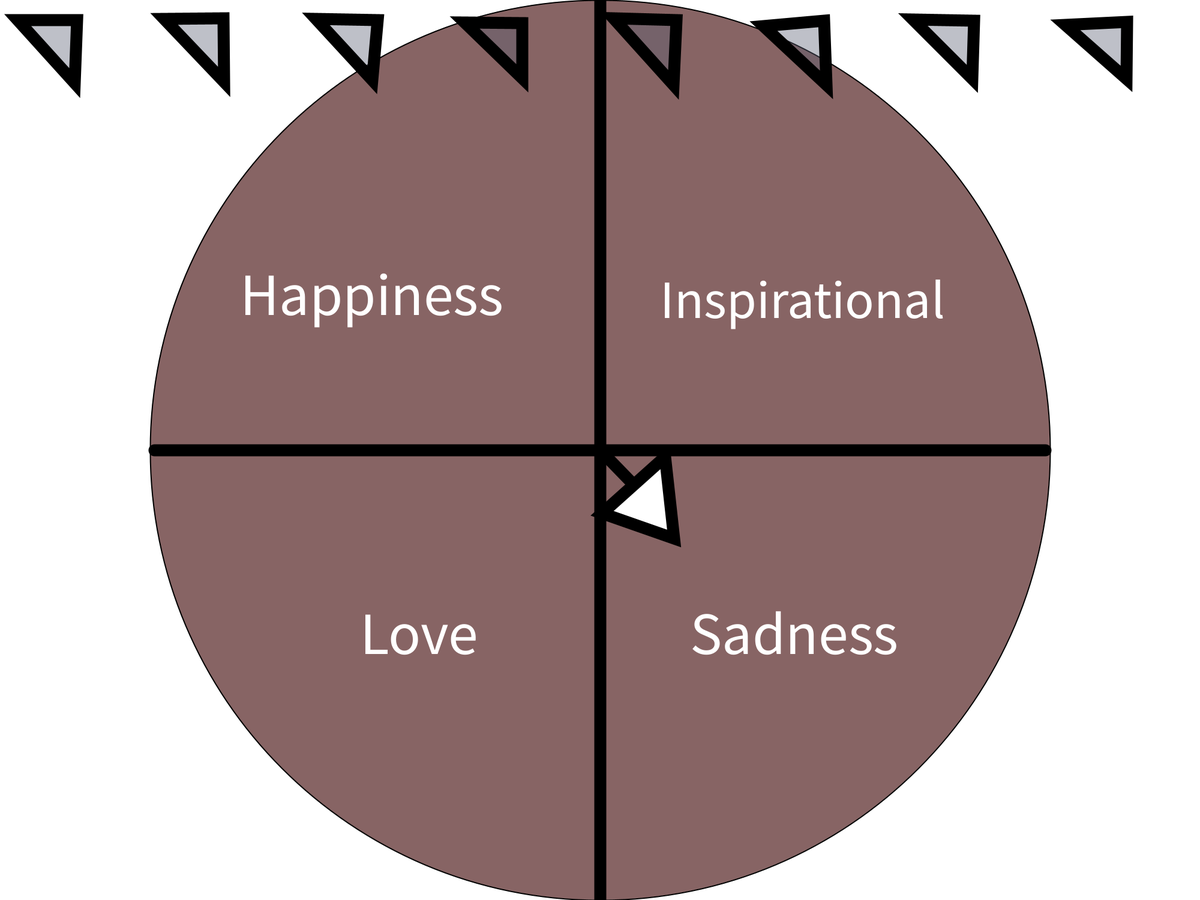
Frame 1 (no input)
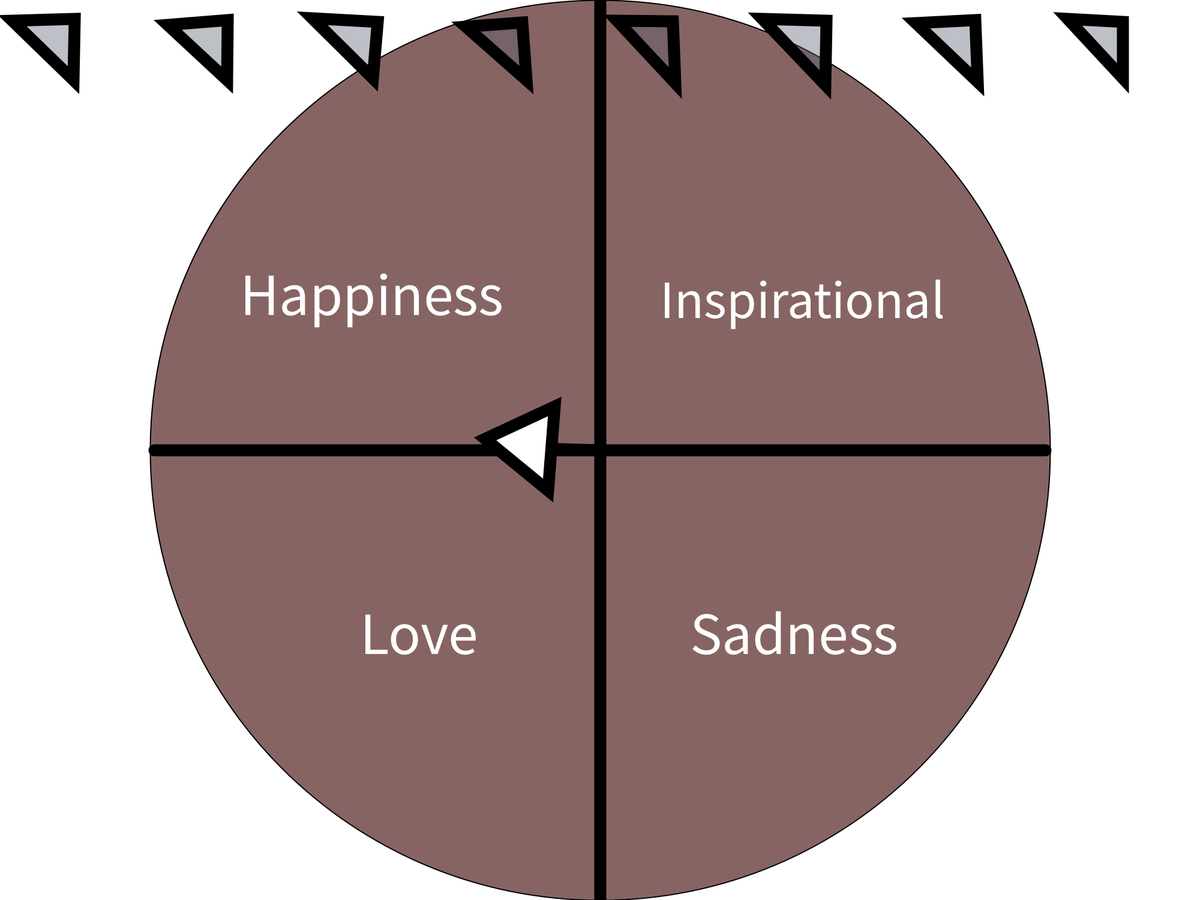
Frame 60 (the mouse pressed at the canvas centre just before this capture)
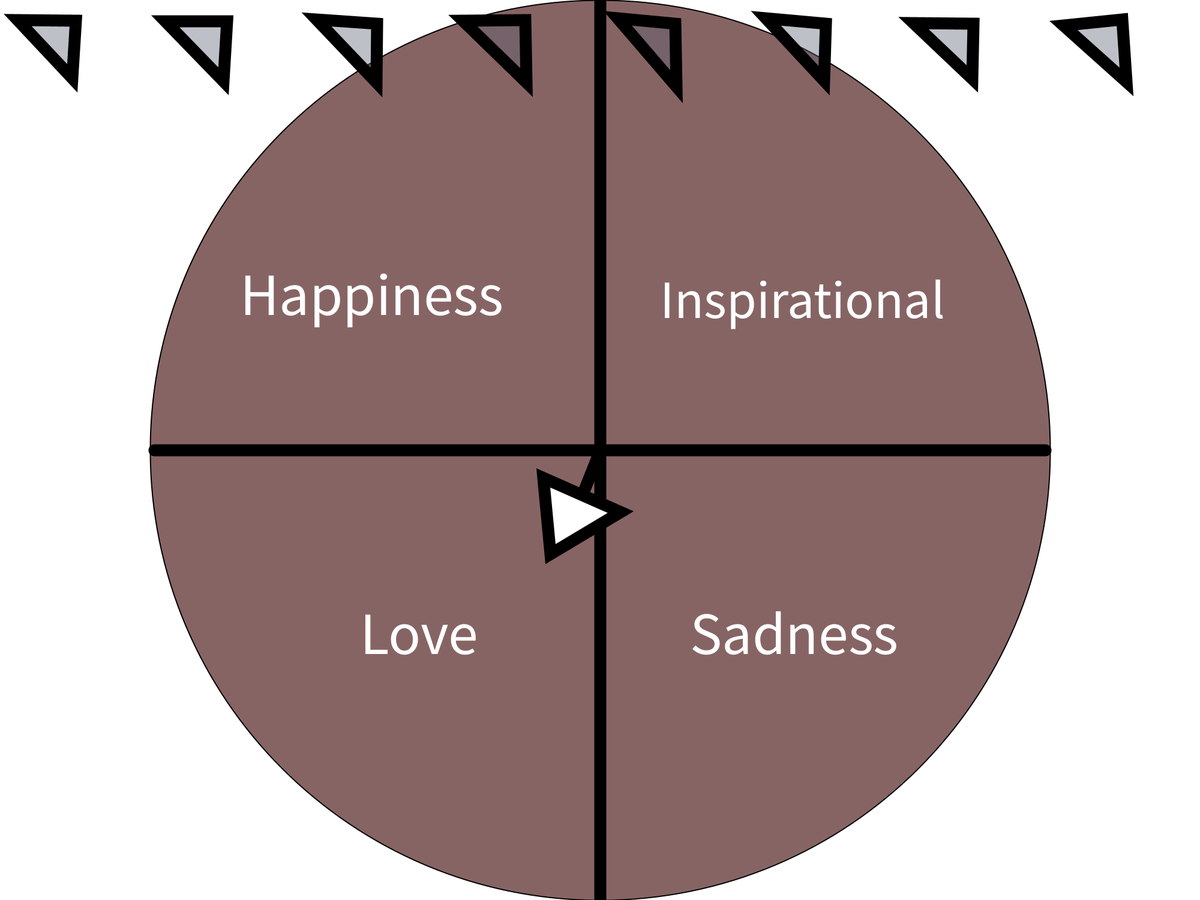
Frame 120 (the mouse held since frame 60 and released just before this capture)

The Processing sketch that drew these frames (run headless with seeded random() and noise(); from frame 60 on, the mouse is pressed at the canvas centre):

// Processing sketch: QuoteSpinningWheel
// ── QuoteSpinningWheel.pde
float rotation = 1, stepSize = 15;
float r=random(-30, 30);
float triangleX1, triangleX2;
float triangleY1, triangleY2;
String println;
boolean moving=true;
float background;
void setup() {
  size(2000, 1500);
}
void draw() {
  background(255);
  strokeWeight(2);
  fill(135, 100, 100);
  circle(width/2, height/2, 1500);
  strokeWeight(20);
  line(width/2, height/2, 1000, 0);
  line(width/2, height/2, 1000, 1500);
  line(width/2, height/2, 1742, 750);
  line(width/2, height/2, 257, 750);
  fill(255, 255, 255);
  textSize(100);
  text("Happiness", 400, 525);
  fill(255, 255, 255);
  textSize(100);
  text("Sadness", 1150, 1090);
  fill(255, 255, 255);
  textSize(90);
  text("Inspirational", 1100, 530);
  fill(255, 255, 255);
  textSize(100);
  text("Love", 600, 1090);

  pushMatrix();
  translate(width/2, height/2);
  if (moving) {
    rotate(radians(rotation));
    line(0, 0, 100, 100);
    triangle(5, 105, 109, 10, 126, 145);
    rotation += stepSize;
    stepSize += random(0.1, 0.99);
  } else {
    pointToStop();
  }
  popMatrix();
  fill(90, 95, 115, 100);
  float xPos   = 10;
  float yPos   = 20;
  float sSize  = 100;
  for (int i=0; i<8; i=i+1) {
    triangle(xPos + random(10, 20), yPos + random(10, 25), 
      xPos + sSize + random(10, 20), yPos + random(10, 20), 
      xPos + sSize + random(10, 20), yPos + sSize + random(10, 25));
    xPos = xPos + 250; }
  radians(rotation);
  radians((rotation)%TWO_PI); }
void mouseClicked() {
  moving = !moving; }
void pointToStop() {
  background(0);
  if
    (radians(rotation)%TWO_PI < HALF_PI) {
    fill(255, 255, 255);
    textSize(25);
    text("Sad:", 10, -150);
    textAlign(CENTER);
    text("'You cannot protect yourself from sadness without protecting yourself from happiness'", 50, 90);
    textAlign(CENTER);
    text("Jonathan Safran Foer", 10, 10);
    textAlign(CENTER);
  } else if
    (radians(rotation)%TWO_PI < PI) {
    fill(255, 255, 255);
    textSize(25);
    text("Love:", 10, -150);
    textAlign(CENTER);
    text("It was only a sunny smile, and little it cost in the giving, but like morning light it scattered the night and made the day worth living.", 70, 250);
    textAlign(CENTER);
    text("F. Scott Fitzgerald", 10, 10);
    textAlign(CENTER);
  } else if
    (radians(rotation)%TWO_PI < PI+HALF_PI) {
    fill(255, 255, 255);
    textSize(25);
    text("Happiness:", 10, -150);
    textAlign(CENTER);
    text("'Two things prevent us from happiness; living in the past and observing others.'", 50, 90);
    textAlign(CENTER);
    text("Anonymous", 10, 10);
    textAlign(CENTER);
  } else {
    fill(255, 255, 255);
    textSize(25);
    text("Inspirational:", 10, -150);
    textAlign(CENTER);
    text("'You may shoot me with your words, You may cut me with your eyes, You may kill me with your hatefulness, But still, like air, I’ll rise.'", 50, 220);
    textAlign(CENTER);
    text("Maya Angelou", 10, 10);
    textAlign(CENTER); }
}
